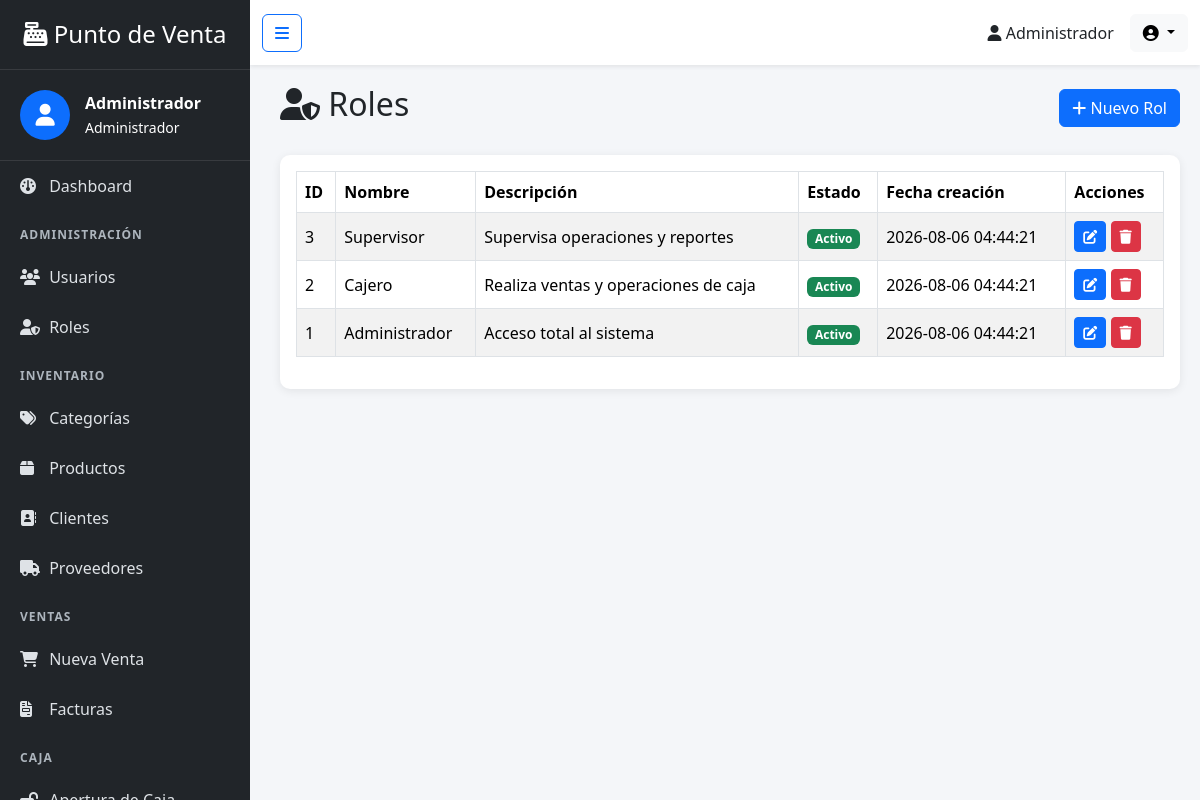
Page /roles.php (signed in) on the committed database.
### tables this page shows
CREATE TABLE roles (
    id_rol int AUTO_INCREMENT PRIMARY key,
    nombre varchar(100) not null UNIQUE,
    descripcion varchar(255),
    estado tinyint(1) not null default 1,
    fecha_creacion datetime not null DEFAULT CURRENT_TIMESTAMP
);

### includes/permisos.php (called while the page is built, shortened)
<?php
function obtenerPermisos($conn)
{
    static $permisosPorRol = [];
    $id_rol = intval($_SESSION['id_rol'] ?? 0);
    if (isset($permisosPorRol[$id_rol])) {
        return $permisosPorRol[$id_rol];
    }
    $query = "SELECT p.nombre
              FROM roles_permisos rp
              INNER JOIN permisos p ON p.id_permiso = rp.id_permiso
              INNER JOIN roles r ON r.id_rol = rp.id_rol
              WHERE rp.id_rol = ?
              AND p.estado = 1
              AND r.estado = 1";
    $stmt = $conn->prepare($query);
    $stmt->bind_param("i", $id_rol);
    $stmt->execute();
    $resultado = $stmt->get_result();
    $permisos = [];
    while ($fila = $resultado->fetch_assoc()) {
        $permisos[] = $fila['nombre'];
    }
    $permisosPorRol[$id_rol] = $permisos;
    return $permisos;
}
function tienePermiso($conn, $permiso)
{
    return in_array($permiso, obtenerPermisos($conn), true);
}

### roles.php (the view, shortened to what this page needs)
<?php
require "config/db.php";
$query = "
    SELECT
        id_rol,
        nombre,
        descripcion,
        estado,
        fecha_creacion
    FROM roles
    ORDER BY id_rol DESC
";
$resultado = $conn->query($query);
include "includes/header.php";
include "includes/sidebar.php";
include "includes/navbar.php";
?>
<div class="content">
    <div class="d-flex justify-content-between align-items-center mb-4">
        <h2>
            <i class="fa-solid fa-user-shield"></i>
            Roles
        </h2>
        <a class="btn btn-primary" href="nuevoRol.php">
            <i class="fa-solid fa-plus"></i>
            Nuevo Rol
        </a>
    </div>
    <div class="card">
        <div class="card-body">
            <div class="table-responsive">
                <table class="table table-bordered table-striped datatable align-middle">
                    <thead>
                        <tr>
                            <th>ID</th>
                            <th>Nombre</th>
                            <th>Descripción</th>
                            <th>Estado</th>
                            <th>Fecha creación</th>
                            <th>Acciones</th>
                        </tr>
                    </thead>
                    <tbody>
                        <?php while ($rol = $resultado->fetch_assoc()) { ?>
                            <tr>
                                <td><?php echo $rol['id_rol']; ?></td>
                                <td><?php echo htmlspecialchars($rol['nombre']); ?></td>
                                <td><?php echo htmlspecialchars($rol['descripcion']); ?></td>
                                <td>
                                    <?php if ($rol['estado'] == 1) { ?>
                                        <span class="badge bg-success">Activo</span>
                                    <?php } else { ?>
                                        <span class="badge bg-danger">Inactivo</span>
                                    <?php } ?>
                                </td>
                                <td><?php echo $rol['fecha_creacion']; ?></td>
                                <td class="text-nowrap">
                                    <a href="editarRol.php?id=<?php echo $rol['id_rol']; ?>"
                                        class="btn btn-primary btn-sm" title="Editar rol">
                                        <i class="fa-solid fa-pen-to-square"></i>
                                    </a>
                                    <?php if ($rol['estado'] == 1) { ?>
                                        <a href="controllers/eliminarRol.php?id=<?php echo $rol['id_rol']; ?>"
                                            class="btn btn-danger btn-sm" title="Eliminar rol"
                                            onclick="return confirm('¿Desea desactivar este rol?')">
                                            <i class="fa-solid fa-trash"></i>
                                        </a>
                                    <?php } ?>
                                </td>
                            </tr>
                        <?php } ?>
                    </tbody>
                </table>
            </div>
        </div>
    </div>
</div>
<?php include "includes/footer.php"; ?>

### includes/header.php (shortened to what this page needs)
<!DOCTYPE html>
<html lang="es">
<head>
    <link href="https://cdn.jsdelivr.net/npm/bootstrap@5.3.3/dist/css/bootstrap.min.css" rel="stylesheet">
    <link rel="stylesheet" href="https://cdnjs.cloudflare.com/ajax/libs/font-awesome/6.7.2/css/all.min.css">
    <link rel="stylesheet" href="https://cdn.datatables.net/2.3.2/css/dataTables.bootstrap5.css">
    <link href="https://cdn.jsdelivr.net/npm/select2@4.1.0-rc.0/dist/css/select2.min.css" rel="stylesheet" />
    <link rel="stylesheet" href="https://cdn.jsdelivr.net/npm/sweetalert2@11/dist/sweetalert2.min.css">
</head>
<body>

### includes/sidebar.php (shortened to what this page needs)
<?php require_once __DIR__ . "/permisos.php"; ?>
<div class="sidebar">
    <div class="sidebar-header">
        <h4>
            <i class="fa-solid fa-cash-register"></i>
            Punto de Venta
        </h4>
    </div>
    <div class="usuario">
        <div class="avatar">
            <i class="fa-solid fa-user"></i>
        </div>
        <div>
            <strong><?php echo $_SESSION['nombre']; ?></strong>
            <br>
            <small><?php echo $_SESSION['nombre_rol']; ?></small>
        </div>
    </div>
    <ul class="menu">
        <li>
            <a href="dashboard.php">
                <i class="fa-solid fa-gauge"></i>
                Dashboard
            </a>
        </li>
        <?php if (tienePermiso($conn, 'usuarios_ver') || tienePermiso($conn, 'roles_ver')): ?>
            <li class="titulo">ADMINISTRACIÓN</li>
            <?php if (tienePermiso($conn, 'usuarios_ver')): ?>
            <li>
                <a href="usuarios.php">
                    <i class="fa-solid fa-users"></i>
                    Usuarios
                </a>
            </li>
            <?php endif; ?>
            <?php if (tienePermiso($conn, 'roles_ver')): ?>
            <li>
                <a href="roles.php">
                    <i class="fa-solid fa-user-shield"></i>
                    Roles
                </a>
            </li>
            <?php endif; ?>
        <?php endif; ?>
        <?php if (
            tienePermiso($conn, 'categorias_ver') ||
            tienePermiso($conn, 'productos_ver') ||
            tienePermiso($conn, 'clientes_ver') ||
            tienePermiso($conn, 'proveedores_ver')
        ): ?>
            <li class="titulo">INVENTARIO</li>
            <?php if (tienePermiso($conn, 'categorias_ver')): ?>
            <li>
                <a href="categorias.php">
                    <i class="fa-solid fa-tags"></i>
                    Categorías
                </a>
            </li>
            <?php endif; ?>
            <?php if (tienePermiso($conn, 'productos_ver')): ?>
            <li>
                <a href="productos.php">
                    <i class="fa-solid fa-box"></i>
                    Productos
                </a>
            </li>
            <?php endif; ?>
            <?php if (tienePermiso($conn, 'clientes_ver')): ?>
            <li>
                <a href="clientes.php">
                    <i class="fa-solid fa-address-book"></i>
                    Clientes
                </a>
            </li>
            <?php endif; ?>
            <?php if (tienePermiso($conn, 'proveedores_ver')): ?>
            <li>
                <a href="proveedores.php">
                    <i class="fa-solid fa-truck"></i>
                    Proveedores
                </a>
            </li>
            <?php endif; ?>
        <?php endif; ?>
        <?php if (tienePermiso($conn, 'ventas_crear') || tienePermiso($conn, 'ventas_ver')): ?>
            <li class="titulo">VENTAS</li>
            <?php if (tienePermiso($conn, 'ventas_crear')): ?>
            <li>
                <a href="ventas.php">
                    <i class="fa-solid fa-cart-shopping"></i>
                    Nueva Venta
                </a>
            </li>
            <?php endif; ?>
            <?php if (tienePermiso($conn, 'ventas_ver')): ?>
            <li>
                <a href="facturas.php">
                    <i class="fa-solid fa-file-invoice"></i>
                    Facturas
                </a>
            </li>
            <?php endif; ?>
        <?php endif; ?>
        <?php if (
            tienePermiso($conn, 'caja_abrir') ||
            tienePermiso($conn, 'caja_cerrar') ||
            tienePermiso($conn, 'caja_movimientos')
        ): ?>
            <li class="titulo">CAJA</li>
            <?php if (tienePermiso($conn, 'caja_abrir')): ?>
            <li>
                <a href="aperturaCaja.php">
                    <i class="fa-solid fa-lock-open"></i>
                </a>
            </li>
            <?php endif; ?>
        <?php endif; ?>
    </ul>
</div>

### includes/navbar.php (shortened to what this page needs)
<nav class="navbar navbar-expand-lg navbar-light bg-white shadow-sm">
    <div class="container-fluid">
        <button class="btn btn-outline-primary" id="btnMenu">
            <i class="fa-solid fa-bars"></i>
        </button>
        <div class="ms-auto d-flex align-items-center">
            <span class="me-3">
                <i class="fa-solid fa-user"></i>
                <?php echo $_SESSION['nombre']; ?>
            </span>
            <div class="dropdown">
                <button class="btn btn-light dropdown-toggle"
                        type="button"
                        data-bs-toggle="dropdown">
                    <i class="fa-solid fa-circle-user"></i>
                </button>
            </div>
        </div>
    </div>
</nav>

### includes/footer.php (shortened to what this page needs)
</body>
</html>

### includes/header.php (style rules this page uses)
body { background:#f4f6f9; overflow-x:hidden; }
a { text-decoration:none; }
.content { margin-left:260px; padding:20px; transition:margin-left .3s; }
.card { border:none; border-radius:10px; box-shadow:0 2px 10px rgba(0,0,0,.08); }
.table thead { background:#0d6efd; color:white; }
.sidebar { width: 250px; height: 100vh; background: #212529; position: fixed; left: 0; top: 0; overflow-y: auto; color: white; z-index: 1040; transform: translateX(0); transition: transform .3s; }
.sidebar-header { padding: 20px; text-align: center; border-bottom: 1px solid rgba(255, 255, 255, .1); }
.sidebar-header h4 { margin: 0; }
.usuario { display: flex; align-items: center; gap: 15px; padding: 20px; border-bottom: 1px solid rgba(255, 255, 255, .1); }
.avatar { width: 50px; height: 50px; background: #0d6efd; border-radius: 50%; display: flex; justify-content: center; align-items: center; font-size: 22px; }
.menu { list-style: none; margin: 0; padding: 0; }
.menu li { width: 100%; }
.menu li a { display: block; color: #dee2e6; padding: 13px 20px; transition: .3s; }
.menu li a i { width: 25px; }
.titulo { padding: 15px 20px 8px; color: #adb5bd; font-size: 12px; font-weight: bold; letter-spacing: 1px; }
.navbar { margin-left: 250px; height: 65px; transition: margin-left .3s; }

### rows in the picture
roles: id_rol "3", nombre "Supervisor", descripcion "Supervisa operaciones y reportes", estado "Activo", fecha_creacion "2026-08-06 04:44:21"
roles: id_rol "2", nombre "Cajero", descripcion "Realiza ventas y operaciones de caja", estado "Activo", fecha_creacion "2026-08-06 04:44:21"
roles: id_rol "1", nombre "Administrador", descripcion "Acceso total al sistema", estado "Activo", fecha_creacion "2026-08-06 04:44:21"

### other values in the picture
$_SESSION['nombre'] "Administrador"
$_SESSION['nombre_rol'] "Administrador"
